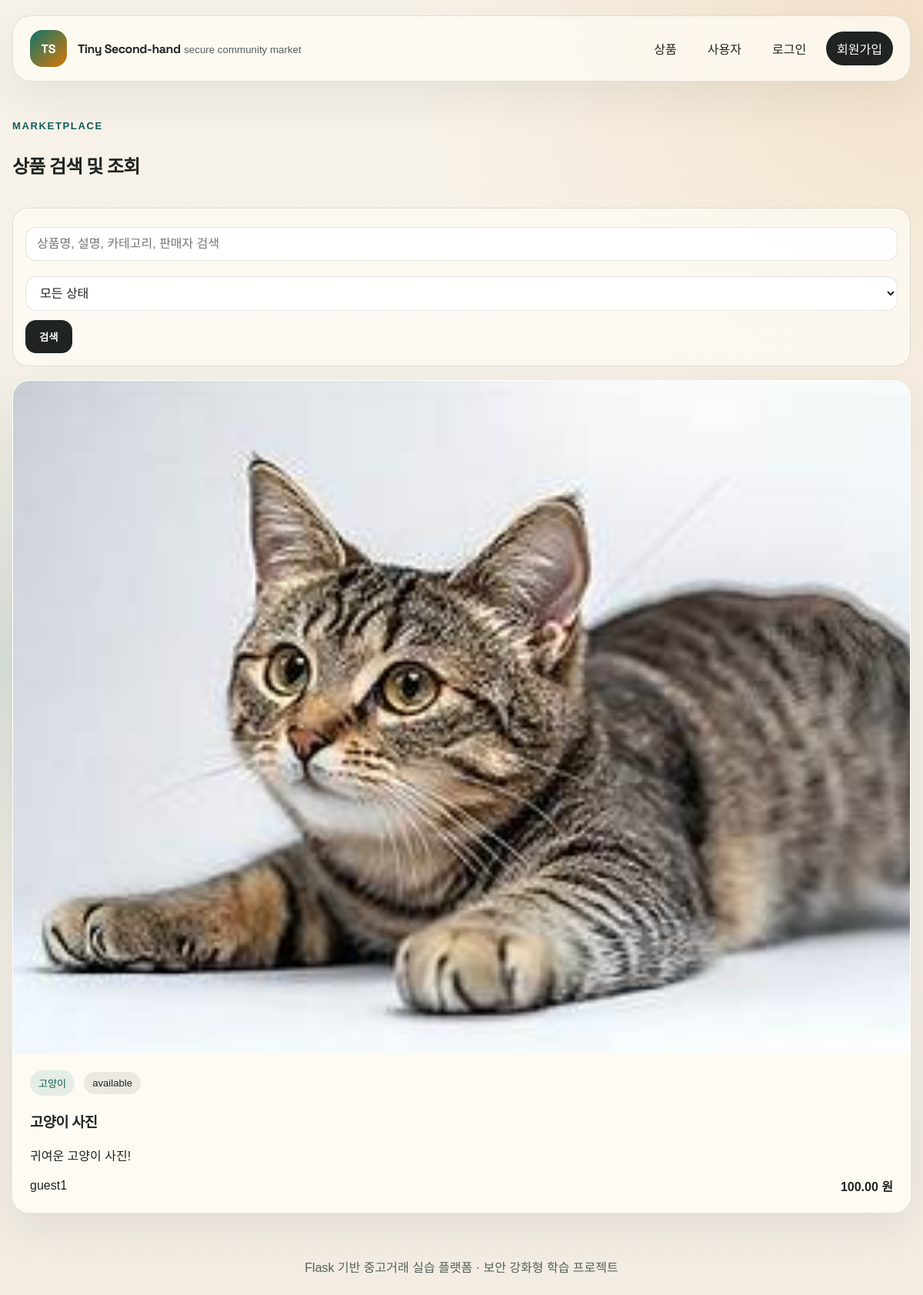
Screenshot of /products/ with the database file from the repository.
### app/models.py (models this page shows, shortened)
class Product(db.Model):
    __table_args__ = (
        db.CheckConstraint("price >= 0", name="ck_product_price_non_negative"),
        db.CheckConstraint(
            "status in ('available', 'reserved', 'sold')",
            name="ck_product_status_valid",
        ),
    )
    id = db.Column(db.Integer, primary_key=True)
    seller_id = db.Column(
        db.Integer, db.ForeignKey("user.id"), nullable=False, index=True
    )
    title = db.Column(db.String(80), nullable=False, index=True)
    description = db.Column(db.Text, nullable=False)
    category = db.Column(db.String(40), nullable=False, default="general")
    price = db.Column(db.Numeric(12, 2), nullable=False)
    status = db.Column(db.String(20), nullable=False, default="available")
    image_filename = db.Column(db.String(255), nullable=True)
    is_blocked = db.Column(db.Boolean, nullable=False, default=False)
    is_deleted = db.Column(db.Boolean, nullable=False, default=False)
    created_at = db.Column(db.DateTime, nullable=False, default=utcnow)
    updated_at = db.Column(db.DateTime, nullable=False, default=utcnow, onupdate=utcnow)
    seller = db.relationship("User", back_populates="products")
    reports = db.relationship("Report", back_populates="target_product", lazy="dynamic")

class User(db.Model, UserMixin):
    __table_args__ = (
        db.CheckConstraint("balance >= 0", name="ck_user_balance_non_negative"),
    )
    id = db.Column(db.Integer, primary_key=True)
    username = db.Column(db.String(30), unique=True, nullable=False, index=True)
    display_name = db.Column(db.String(60), nullable=False)
    password_hash = db.Column(db.String(255), nullable=False)
    bio = db.Column(db.String(300), nullable=False, default="")
    is_admin = db.Column(db.Boolean, nullable=False, default=False)
    is_suspended = db.Column(db.Boolean, nullable=False, default=False)
    is_deleted = db.Column(db.Boolean, nullable=False, default=False)
    balance = db.Column(db.Numeric(12, 2), nullable=False, default=Decimal("100000.00"))
    created_at = db.Column(db.DateTime, nullable=False, default=utcnow)
    deleted_at = db.Column(db.DateTime, nullable=True)
    updated_at = db.Column(db.DateTime, nullable=False, default=utcnow, onupdate=utcnow)
    products = db.relationship("Product", back_populates="seller", lazy="dynamic")
    reports_sent = db.relationship(
        "Report",
        foreign_keys="Report.reporter_id",
        back_populates="reporter",
        lazy="dynamic",
    )
    reports_received = db.relationship(
        "Report",
        foreign_keys="Report.target_user_id",
        back_populates="target_user",
        lazy="dynamic",
    )
    reports_reviewed = db.relationship(
        "Report",
        foreign_keys="Report.reviewed_by_id",
        back_populates="reviewed_by",
        lazy="dynamic",
    )
    messages_sent = db.relationship(
        "Message",
        foreign_keys="Message.sender_id",
        back_populates="sender",
        lazy="dynamic",
    )
    messages_received = db.relationship(
        "Message",
        foreign_keys="Message.recipient_id",
        back_populates="recipient",
        lazy="dynamic",
    )
    transfers_sent = db.relationship(
        "Transfer",
        foreign_keys="Transfer.sender_id",
        back_populates="sender",
        lazy="dynamic",
    )
    transfers_received = db.relationship(
        "Transfer",
        foreign_keys="Transfer.recipient_id",
        back_populates="recipient",
        lazy="dynamic",
    )
    admin_actions = db.relationship(
        "AdminActionLog",
        foreign_keys="AdminActionLog.admin_id",
        back_populates="admin",
        lazy="dynamic",
    )

### app/routes/products.py (the view, shortened to what this page needs)
@products_bp.route("/")
def product_list():
    keyword = sanitize_text(request.args.get("q", ""), 80)
    status = sanitize_text(request.args.get("status", ""), 20)
    query = Product.query.join(User).filter(
        Product.is_deleted.is_(False), Product.is_blocked.is_(False)
    )
    if status in {"available", "reserved", "sold"}:
        query = query.filter(Product.status == status)
    products = query.order_by(Product.created_at.desc()).all()
    return render_template(
        "products/list.html", products=products, keyword=keyword, status=status
    )

### app/utils.py (called while the page is built)
def sanitize_text(value, max_length=None):
    cleaned = bleach.clean(
        value or "", tags=[], attributes={}, protocols=[], strip=True
    )
    cleaned = cleaned.replace("\r\n", "\n").replace("\r", "\n")
    lines = [" ".join(line.split()) for line in cleaned.split("\n")]
    cleaned = "\n".join(lines).strip()
    if max_length is not None:
        cleaned = cleaned[:max_length].strip()
    return cleaned

### app/templates/products/list.html (shortened to what this page needs)
{% extends 'base.html' %}
{% block content %}
<section class="section-head">
    <div>
        <span class="eyebrow">Marketplace</span>
        <h2>상품 검색 및 조회</h2>
    </div>
</section>
<form method="get" class="toolbar toolbar-wrap">
    <input class="input grow" type="text" name="q" value="{{ keyword }}" placeholder="상품명, 설명, 카테고리, 판매자 검색">
    <select class="input" name="status">
        <option value="">모든 상태</option>
    </select>
    <button class="btn btn-primary" type="submit">검색</button>
</form>
<section class="card-grid product-grid">
    {% for product in products %}
        <article class="product-card">
            <a href="{{ url_for('products.detail', product_id=product.id) }}" class="product-image-link">
                {% if product.image_filename %}
                    <img src="{{ url_for('static', filename='uploads/' ~ product.image_filename) }}" alt="{{ product.title }} 이미지" class="product-image">
                {% else %}
                    <div class="product-placeholder">{{ product.title[:1] }}</div>
                {% endif %}
            </a>
            <div class="card-body">
                <div class="badge-row">
                    <span class="badge badge-soft">{{ product.category }}</span>
                    <span class="badge">{{ product.status }}</span>
                </div>
                <h3><a href="{{ url_for('products.detail', product_id=product.id) }}">{{ product.title }}</a></h3>
                <p>{{ product.description[:100] }}{% if product.description|length > 100 %}...{% endif %}</p>
                <div class="card-meta">
                    <span>{{ product.seller.display_name }}</span>
                    <strong>{{ product.price }} 원</strong>
                </div>
            </div>
        </article>
    {% else %}
        <article class="empty-card">
            <h3>조건에 맞는 상품이 없습니다.</h3>
        </article>
    {% endfor %}
</section>
{% endblock %}

### app/static/css/style.css (style rules this page uses)
:root { --bg: #f4efe7; --bg-soft: #fbf8f2; --ink: #1f2421; --ink-soft: #55605b; --line: rgba(31, 36, 33, 0.12); --primary: #0f766e; --primary-strong: #115e59; --secondary: #d97706; --danger: #b91c1c; --warning: #b45309; --card: rgba(255, 252, 246, 0.9); --shadow: 0 20px 60px rgba(31, 36, 33, 0.08); --radius: 22px; }
* { box-sizing: border-box; }
body { margin: 0; font-family: "Noto Sans KR", sans-serif; color: var(--ink); background: radial-gradient(circle at top right, rgba(217, 119, 6, 0.14), transparent 32%), radial-gradient(circle at left center, rgba(15, 118, 110, 0.12), transparent 26%), linear-gradient(180deg, #f8f3ea 0%, #f2ece3 100%); min-height: 100vh; }
a { color: inherit; text-decoration: none; }
img { max-width: 100%; display: block; }
.brand strong, h1, h2, h3 { font-family: "Space Grotesk", "Noto Sans KR", sans-serif; letter-spacing: -0.03em; }
.hero-actions, .toolbar, .action-row, .badge-row { display: flex; align-items: center; gap: 12px; }
.wrap-actions, .toolbar-wrap { flex-wrap: wrap; }
.hero-grid, .card-grid, .split-grid, .wallet-grid, .product-detail-grid { display: grid; gap: 20px; }
.section-head { display: flex; justify-content: space-between; align-items: end; gap: 16px; margin: 18px 0; }
.eyebrow { display: inline-block; margin-bottom: 6px; color: var(--primary-strong); font-size: 0.82rem; font-weight: 700; text-transform: uppercase; letter-spacing: 0.12em; }
.product-grid { grid-template-columns: repeat(auto-fit, minmax(250px, 1fr)); }
.product-card, .user-card, .empty-card { overflow: hidden; border-radius: var(--radius); background: var(--card); border: 1px solid rgba(255, 255, 255, 0.6); box-shadow: var(--shadow); animation: rise-in 0.45s ease; }
.product-image-link, .product-image, .product-placeholder, .detail-image, .detail-placeholder { width: 100%; }
.product-image, .detail-image { aspect-ratio: 4 / 3; object-fit: cover; }
.card-body, .user-card, .empty-card, .panel-card, .form-card, .detail-panel, .detail-sidecard, .media-panel, .error-card { padding: 22px; }
.card-meta, .detail-meta, .user-name-row { display: flex; flex-wrap: wrap; justify-content: space-between; gap: 12px; align-items: center; }
.badge { display: inline-flex; align-items: center; padding: 7px 11px; border-radius: 999px; background: rgba(31, 36, 33, 0.08); font-size: 0.82rem; }
.badge-soft { background: rgba(15, 118, 110, 0.1); color: var(--primary-strong); }
.btn { display: inline-flex; align-items: center; justify-content: center; gap: 8px; border: 0; border-radius: 14px; padding: 12px 18px; cursor: pointer; font-weight: 700; font-family: inherit; transition: transform 0.2s ease, opacity 0.2s ease; }
.btn-primary { background: var(--ink); color: #fff; }
.full-width, .grow { width: 100%; }
.input, .textarea, select.input { width: 100%; border: 1px solid var(--line); border-radius: 14px; background: rgba(255, 255, 255, 0.88); color: var(--ink); padding: 12px 14px; margin-top: 8px; font: inherit; }
.toolbar { margin: 0 0 18px; padding: 16px; background: rgba(255, 252, 246, 0.72); border-radius: 20px; border: 1px solid var(--line); }

### rows the page displays
Product: image_filename (picture), category "고양이", status "available", title "고양이 사진", description "귀여운 고양이 사진!", seller.display_name "guest1", price "100.00"
